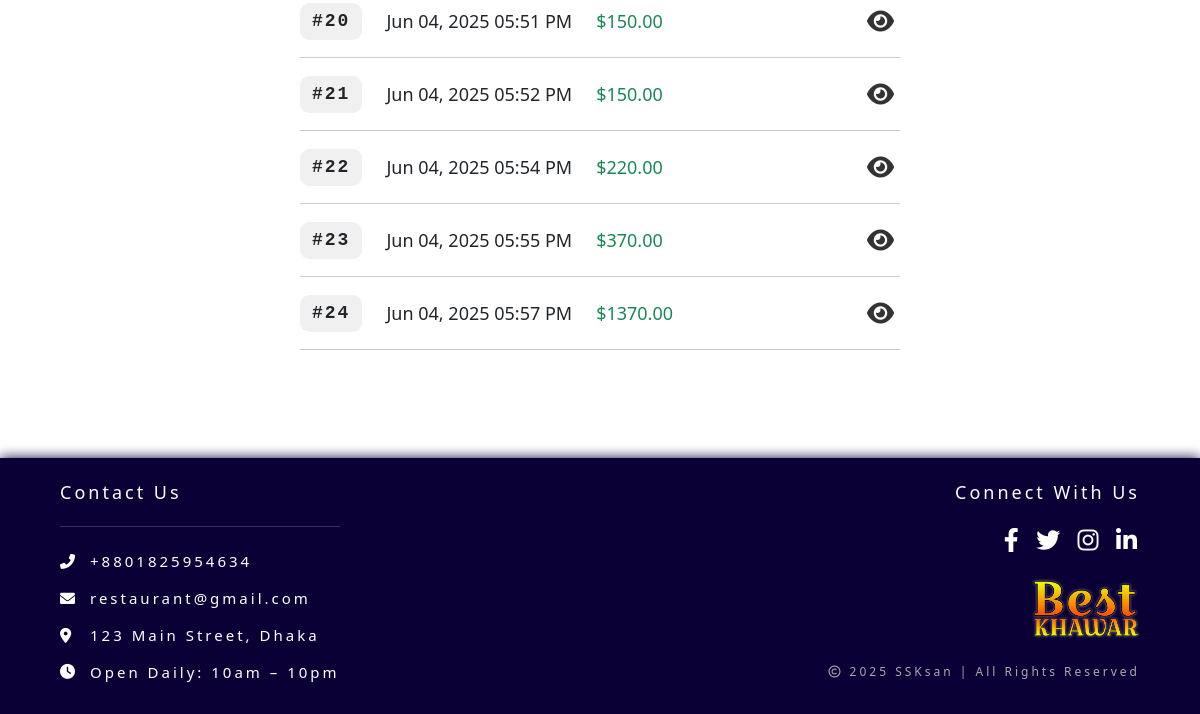
/account/profile/ (signed in, lower part), run on an earlier commit of the app's database.
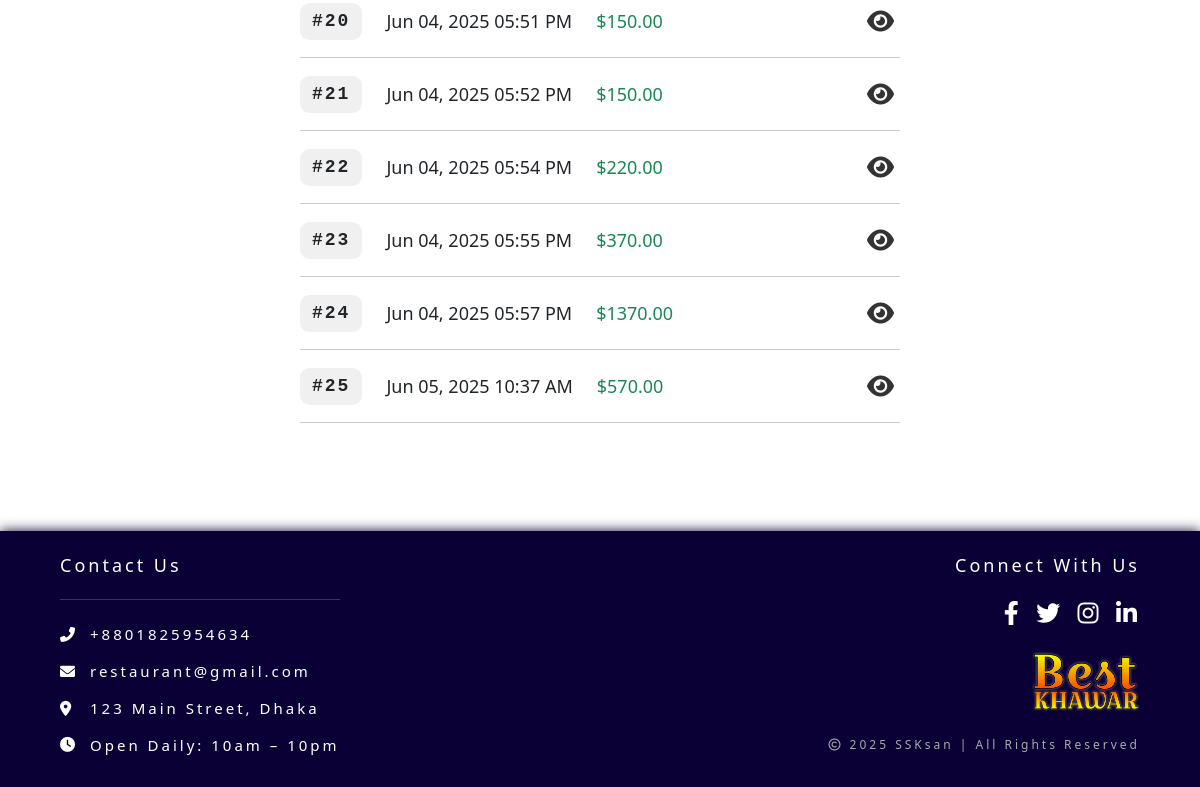
And on a later commit of the database.
### orders/models.py (models this page shows, shortened)
class Order(models.Model):
    user = models.ForeignKey(User, on_delete=models.CASCADE)
    subtotal = models.DecimalField(max_digits=6, decimal_places=2, default=0)
    charge = models.DecimalField(max_digits=6, decimal_places=2, default=0)
    order_method = models.CharField(
        max_length=20,
        choices=[('delivery', 'Delivery'), ('pickup', 'Pickup')],
        default='delivery'
    )
    payment_method = models.CharField(
        max_length=20,
        choices=[('cash', 'Cash'), ('digital', 'Bkash')],
        default='cash'
    )
    status = models.CharField(
        max_length=20,
        choices=[('pending', 'Pending'), ('completed', 'Completed')],
        default='pending'
    )
    contact = models.CharField(max_length=20)
    address = models.TextField(blank=True, null=True)
    note = models.TextField(blank=True, null=True)
    orderTime = models.DateTimeField(auto_now_add=True)

### accounts/views.py (the view)
# urls.py: path('profile/', views.profile, name='profile')
@login_required
def profile(request):
    user = request.user
    orders = Order.objects.filter(user=user)
    email = user.email
    if request.method == 'POST':
        user_form = forms.EmailChangeForm(request.POST, instance=user)
        pass_form = forms.PassChangeForm(user, request.POST)
        if user_form.is_valid():
            if email != user.email:
                messages.success(request, 'Email changed successfully!')
                user_form.save()
        else:
            messages.error(request, 'Email change failed! Please try again.')
        if pass_form.is_valid():
            pass_form.save()
            update_session_auth_hash(request, pass_form.user)
            messages.success(request, 'Password changed successfully!')
        elif request.POST.get('old_password') or request.POST.get('new_password1'):
            messages.error(request, 'Password change failed! Please try again.')
            for field in pass_form.errors:
                for error in pass_form.errors[field]:
                    messages.error(request, error)
        return redirect('profile')
    else:
        user_form = forms.EmailChangeForm(instance=user)
        pass_form = forms.PassChangeForm(user)
    return render(request, 'profile.html',
                  {
                      'user': user,
                      'orders': orders,
                      'user_form': user_form,
                      'password_form': pass_form
                  }
           )

### accounts/templates/profile.html (shortened to what this page needs)
{% extends 'base.html' %}
{% load static %}
{% block content %}
<link rel="stylesheet" href="{% static 'css/profile.css' %}">
<div class="container profile-page">
  {% if orders %}
  <div class="orders-section">
    {% for order in orders %}
    <div class="order-item d-flex align-items-center justify-content-between">
      <div class="order-info d-flex align-items-center gap-4">
        <span class="order-id">#{{ order.id }}</span>
        <span>{{ order.orderTime|date:"M d, Y" }} {{ order.orderTime|date:"h:i A" }}</span>
        <span class="text-success">${{ order.subtotal }}</span>
      </div>
      <a href="{% url 'order_detail' order.id %}" class="view-details-btn"><i class="fas fa-eye"></i></a>
    </div>
    {% endfor %}
  </div>
  {% else %}
  <h1 class="section-title text-muted my-5">No Order History</h1>
  {% endif %}
</div>
{% endblock %}

What changed in the data, as far as the page shows it:
added Order: id "25", orderTime "Jun 05, 2025", orderTime "10:37 AM", subtotal "570.00"
